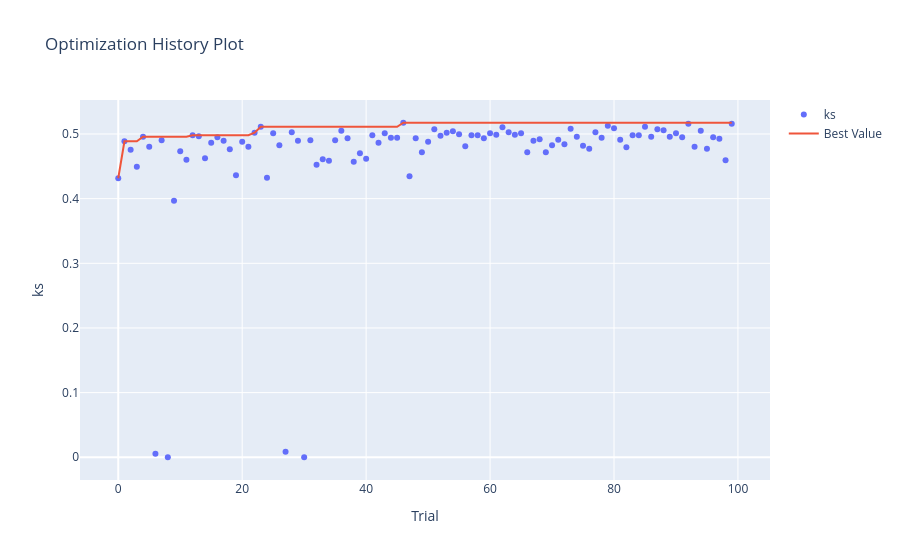

The cell this chart's notebook holds for it:
### Code cell
optuna_vis.plot_optimization_history(study, target_name=scoring_metric)
